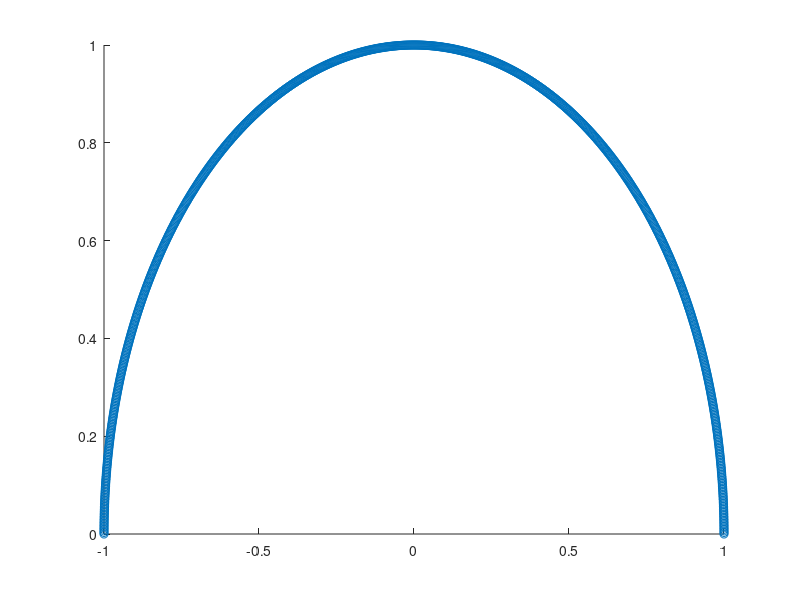

MATLAB code to generate this figure:
clc;
clear all;
close all;

radius = 1.0;
num_points = 1000;
max_angle=pi;
min_angle=0;
step = (pi)/num_points;

k = 1;
for i = min_angle:step:max_angle
  x = radius*cos(i);
  y = radius*sin(i);
  circle(k,:) = [x,y];
  
  range = sqrt(x*x+y*y);
  range_vector(k,:) = range;
  k = k+1;
end

figure(1);
scatter(circle(:,1), circle(:,2));
